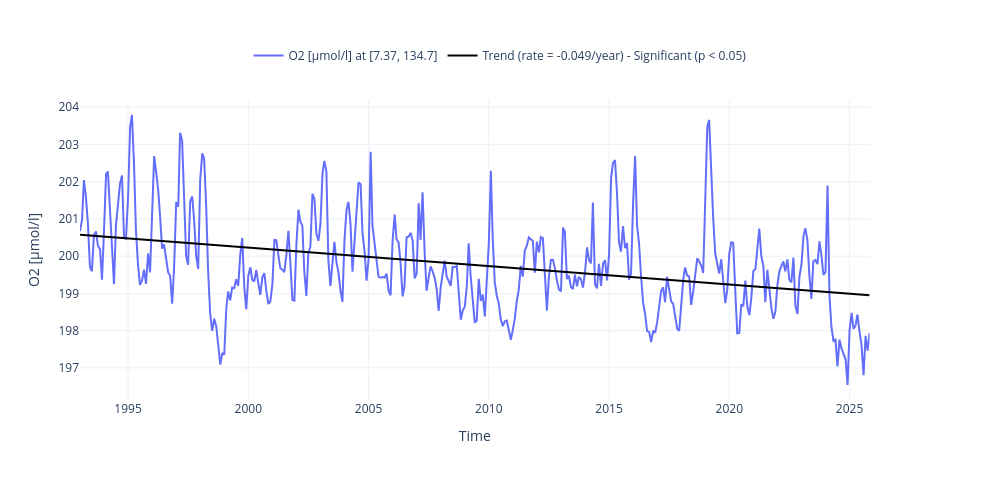

The code cell stored with this chart in its notebook:
### Code cell
fig = plot_timeseries_interactive(dict_plot, trendline=True, scatter_dict = None, figsize = (25, 12), label_yaxes = label);

### Figure 1 — Plotly figure (JSON) as saved in the notebook; plotly's stock layout.template omitted (floating-point values rounded to 4 significant figures; data arrays with more than 128 entries replaced by an {"elided": "..."} marker saying what was removed)
{"data": [{"line": {"color": "#636EFA"}, "name": "O2 [µmol/l] at [7.37, 134.7]", "type": "scatter", "x": {"elided": "395 str values"}, "xaxis": "x", "y": {"elided": "395 float values"}, "yaxis": "y"}, {"line": {"color": "black"}, "mode": "lines", "name": "Trend (rate = -0.049/year) - Significant (p < 0.05)", "showlegend": true, "type": "scatter", "x": {"elided": "395 str values"}, "xaxis": "x", "y": {"elided": "395 float values"}, "yaxis": "y"}], "layout": {"height": 480, "legend": {"font": {"size": 12}, "orientation": "h", "x": 0.5, "xanchor": "center", "y": 1.1, "yanchor": "bottom"}, "title": {"text": " "}, "width": 1000, "xaxis": {"anchor": "y", "domain": [0, 0.94], "title": {"text": "Time"}}, "yaxis": {"anchor": "x", "domain": [0, 1], "title": {"text": "O2 [µmol/l]"}}, "yaxis2": {"anchor": "x", "overlaying": "y", "side": "right"}}}
